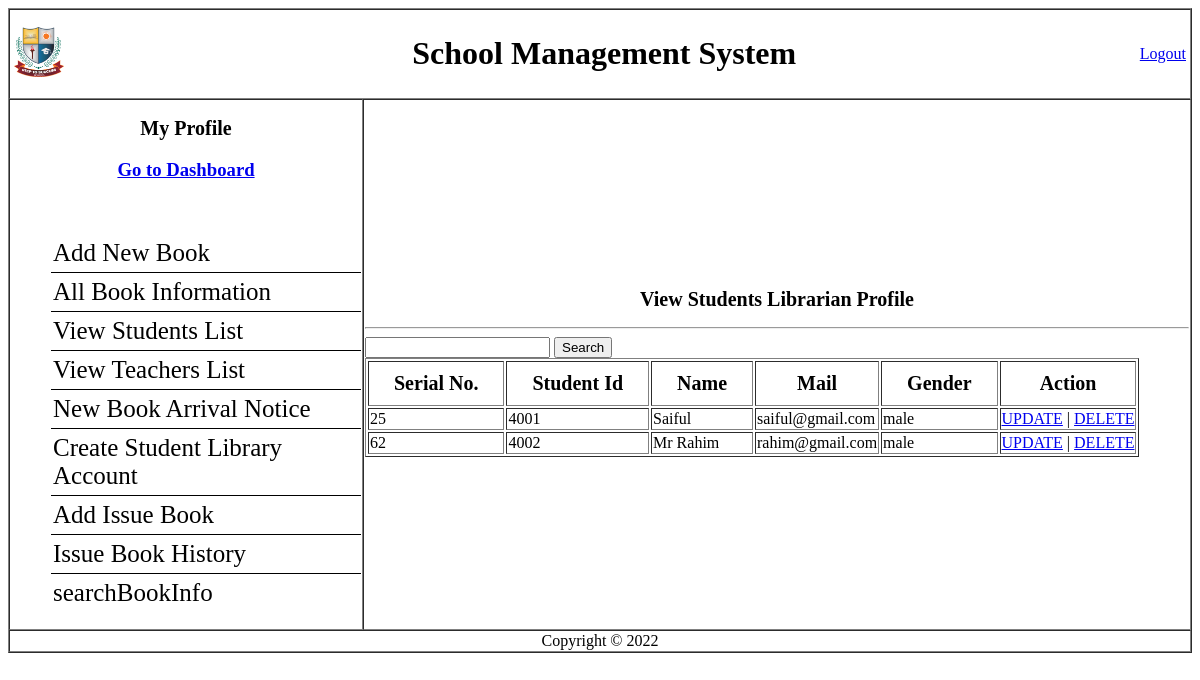
/Librarian/View/viewAllStudentsLibProfile.php (signed in), run on the app's committed database.
### tables this page shows
CREATE TABLE `studentslibraryaccount` (
  `serialno` int(3) NOT NULL,
  `id` int(4) NOT NULL,
  `name` varchar(20) NOT NULL,
  `mail` varchar(20) NOT NULL,
  `gender` varchar(20) NOT NULL
);

### Librarian/Model/usersmodel.php (called while the page is built, shortened)
<?php
function ViewAllStudentsLibInfo()
	{
		$conn = getConnection();
		$sql = "select * from studentslibraryaccount";
		$result = mysqli_query($conn, $sql);
		$studentsLibInfo =[];
		while($row = mysqli_fetch_assoc($result))
		{
			array_push($studentsLibInfo, $row);
		}
		return $studentsLibInfo;
	}
?>

### Librarian/View/viewAllStudentsLibProfile.php (the view, shortened to what this page needs)
<?php
$title= "View Students Librarian Profile";
include('header.php');
include_once('../Model/usersmodel.php');
$viewAllStudentsLibProfile = ViewAllStudentsLibInfo();
?>
    <table border="1" cellspacing="0" width="100%" >
      <tr>
        <td colspan="2">
          <table width="100%">
            <tr>
              <td><img height="50px" weight="50px" src="../Resources/logo.png" alt=""></td>
              <td align = "center"><h1>School Management System</h1></td>
              <td align = "right">
                <a href="../Controller/logout.php">Logout</a>
              </td>
            </tr>
          </table>
        </td>
      </tr>
      <tr id="navigation">
        <td width="350px">
        <h2 align="center"><a href="viewLibrarianProfile.php">My Profile</a></h2></h2>
          <h3 align="center"><a href="dashboard.php">Go to Dashboard</a></h3></br>
          <div id="sidebar">
          <ul>
            <li><a href="addnewbook.php">Add New Book</a></li>
            <li><a href="allBooksInfo.php">All Book Information</a></li>
            <li><a href="viewStudentsList.php">View Students List</a></li>
            <li><a href="viewTeachersList.php">View Teachers List</a></li>
            <li><a href="noticeForm.php">New Book Arrival Notice</a></li>
            <li><a href="studentLibraryAcc.php">Create Student Library Account</a></li>
            <li><a href="issueNewBook.php">Add Issue Book</a></li>
            <li><a href="issuedBookHistory.php">Issue Book History</a></li>
            <li><a href="searchBookInfo.php">searchBookInfo</a></li>
          </ul>
          </div>
        </td>
        <td id="main content"><h2 align="center" ><?php echo $title; ?></h2><hr>
<input type="text" name="roll" id="roll" onkeypress="ajax()" />
	<input type="button" name="" value="Search">
    <br>
    <div id="myh1" class="">
    <div id="notice">
    <table border="1">
    <tr>
            <th>Serial No.</th>
            <th>Student Id</th>
            <th>Name</th>
            <th>Mail</th>
            <th>Gender</th>
            <th>Action</th>
        </tr>
        <?php  for($i=0; $i < count($viewAllStudentsLibProfile); $i++){ ?>
         <tr>
             <td><?php echo $viewAllStudentsLibProfile[$i]['serialno'] ?></td>
             <td><?php echo $viewAllStudentsLibProfile[$i]['id'] ?></td>
             <td><?php echo $viewAllStudentsLibProfile[$i]['name'] ?></td>
             <td><?php echo $viewAllStudentsLibProfile[$i]['mail'] ?></td>
             <td><?php echo $viewAllStudentsLibProfile[$i]['gender'] ?></td>
             <td>
                  <a href="editstudentlibprofile.php?id=<?php echo $viewAllStudentsLibProfile[$i]['id']; ?>">UPDATE</a> |
                  <a href="deletestudentlibprofile.php?id=<?php echo $viewAllStudentsLibProfile[$i]['id']; ?>">DELETE</a>
             </td>
         </tr>
         <?php  } ?></div>
             </table>
      <?php include('footer.php'); ?>

### Librarian/css/style.css (style rules this page uses)
#navigation h2 { font-size: 20px; text-align: center; }
#navigation h2 a { text-decoration: none; color: #000; }
#sidebar ul li { list-style-type: none; font-size: 25px; border-bottom: 1px solid #000; padding: 5px 2px; }
#sidebar ul li:last-child { border-bottom: 0; }
#sidebar ul li a { text-decoration: none; color: #000; }
#notice table th { padding: 10px 25px; font-size: 20px; }

### data on the page
studentslibraryaccount: serialno "25", id "4001", name "Saiful", mail "saiful@gmail.com", gender "male"
studentslibraryaccount: serialno "62", id "4002", name "Mr Rahim", mail "rahim@gmail.com", gender "male"

### other printed values
$title "View Students Librarian Profile"
